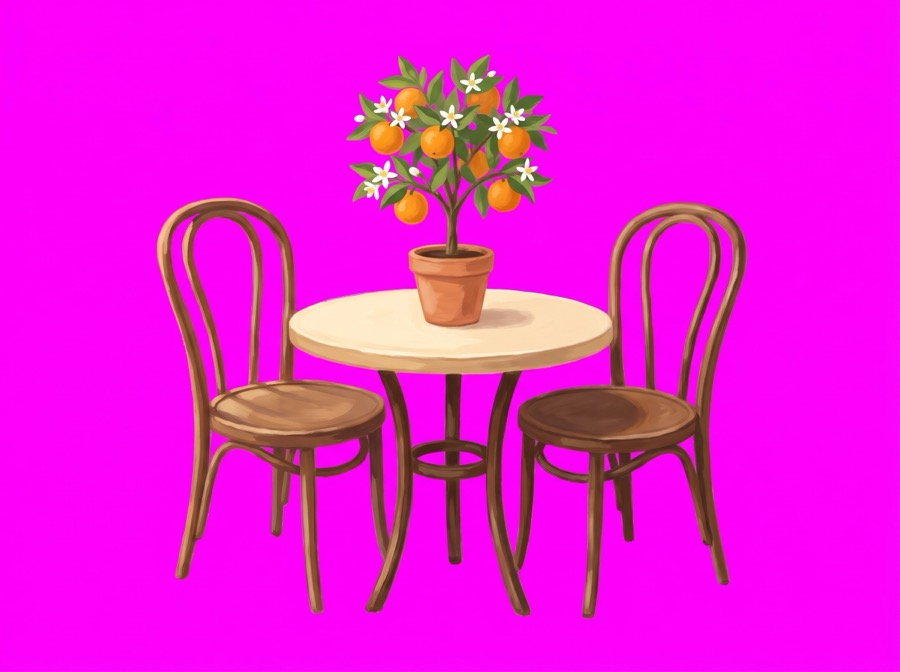
#> input picture scripts/art/style-anchor.png, 900 x 672 px
$ python key.py style-anchor.png style-anchor.png 5 1.0
#> lines starting #> are read from the running program, lines starting #| are printed output that depends on the picture; after the words box and inside, x2 and y2 are one past the last pixel; in counts of white or black regions, pixels touching at a corner belong together
"""Usage: key.py <in.png> <out.webp> <max_w>
Magenta (#FF00FF) chroma key -> transparent webp, trimmed, with spill removal."""
import sys, cv2, numpy as np
src, out, mw = sys.argv[1], sys.argv[2], int(sys.argv[3])
keep_top = float(sys.argv[4]) if len(sys.argv) > 4 else 1.0   # drop a floor band below this fraction
im = cv2.imread(src, cv2.IMREAD_COLOR).astype(np.float32)  # BGR
im = im[: round(im.shape[0] * keep_top)]
b, g, r = im[..., 0], im[..., 1], im[..., 2]
# Magentaness: how far R and B both rise above G, relative to brightness.
# Works on gradients and darker magenta bands, not just the corner colour.
h, w = g.shape
#> h = 672; w = 900
mx = np.maximum(np.maximum(r, b), 1)
m = (np.minimum(r, b) - g) / mx
a = 1 - np.clip((m - 0.28) / 0.5, 0, 1)
a = cv2.GaussianBlur(a, (3, 3), 0)
a[a < 0.05] = 0
#> a: shape (672, 900) float32; min 0, max 1, mean 0.197
sel = m > 0.85
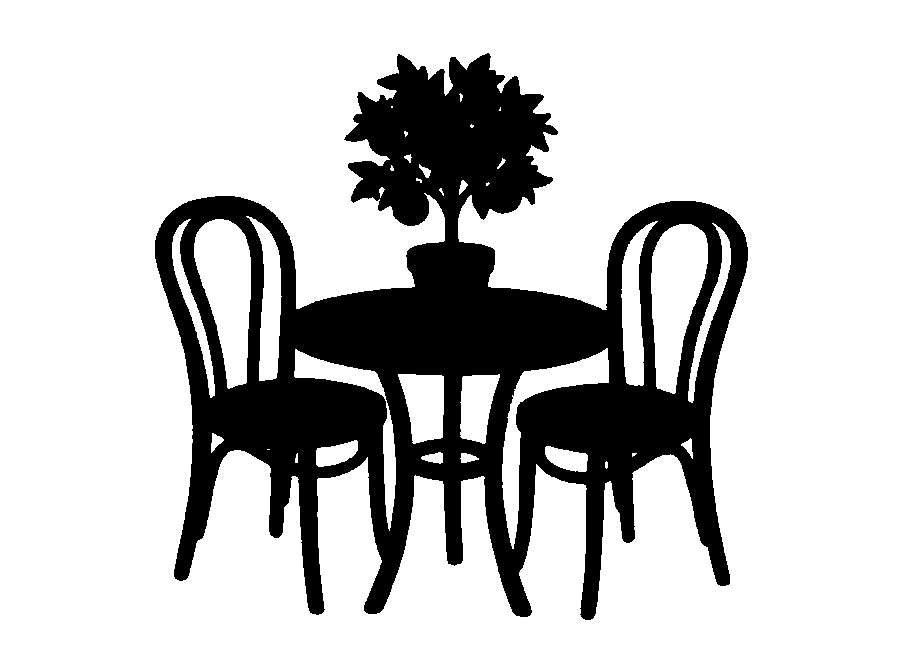
#> sel: shape (672, 900) bool; 77.9% white; 1 black region, box (x1, y1, x2, y2) and area: (155, 53, 748, 620) 133431
bg = np.median(im[sel], axis=0) if sel.any() else np.array([255, 0, 255], np.float32)
#> bg = [250, 1, 253]
# Unmix the background colour out of edge pixels.
safe = np.maximum(a, 1e-3)[..., None]
col = (im - (1 - a)[..., None] * bg) / safe
col = np.clip(col, 0, 255)
# Kill leftover magenta spill: cap R and B at G + a little where they both exceed it.
spill = np.minimum(col[..., 2], col[..., 0]) - col[..., 1]
fix = (spill > 25) & (a < 0.98)
#> fix: shape (672, 900) bool; 3.6% white; 1668 white regions (1402 under 20 px), largest, box (x1, y1, x2, y2) and area: (22, 58, 74, 96) 443, (508, 10, 548, 44) 355, (98, 70, 128, 88) 277
avg = (col[..., 2] + col[..., 0]) / 2
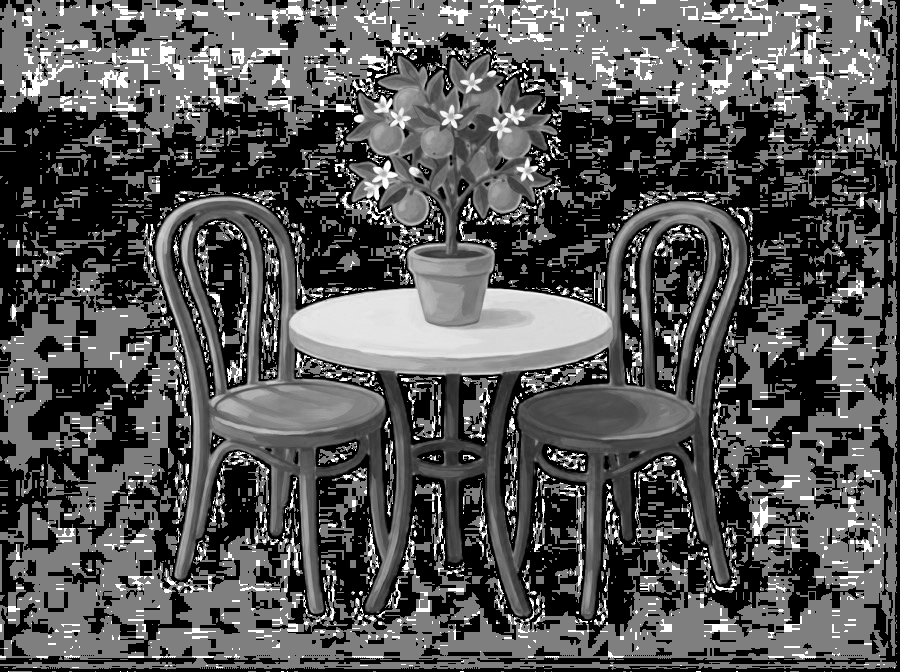
#> avg: shape (672, 900) float32; min 0, max 255, mean 85.3
col[..., 2][fix] = np.minimum(col[..., 2][fix], col[..., 1][fix] + 25)
col[..., 0][fix] = np.minimum(col[..., 0][fix], col[..., 1][fix] + 25)
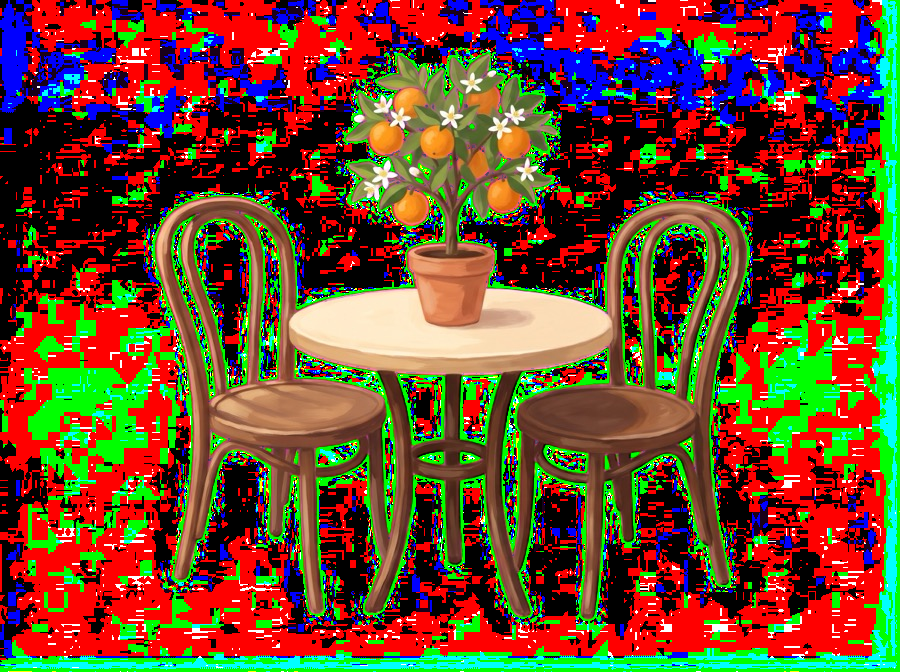
#> col: shape (672, 900, 3) float32; mean B, G, R 44.5, 72.3, 109.9
# Glass and thin edges carry the magenta through: anything still purple
# (B close to R, both well above G) becomes a pale neutral, half see-through.
cr, cg, cb = col[..., 2], col[..., 1], col[..., 0]
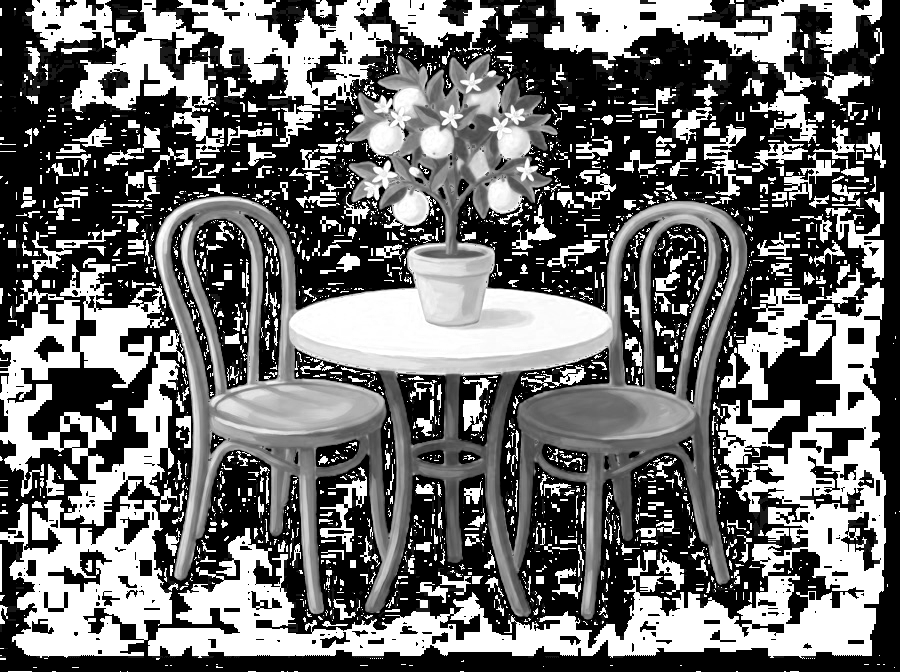
#> cr: shape (672, 900) float32; min 0, max 255, mean 109.7
purple = ((np.minimum(cr, cb) - cg) > 18) & (cb > cr * 0.82) & (a > 0)
#> purple: shape (672, 900) bool; 0.12% white in thin lines or dots, all inside (x1, y1, x2, y2) = (181, 72, 708, 556)
neutral = (cg + np.minimum(cr, cb)) / 2 + 20
for ch in range(3):
    col[..., ch][purple] = np.clip(neutral[purple], 0, 255)
#> col: shape (672, 900, 3) float32; 0.12% of pixels changed, all inside (x1, y1, x2, y2) = (181, 72, 708, 556)
a = np.where(purple, a * 0.55, a)
# Keep the subject, drop stray specks of floor or smudge.
n, lab, st, _ = cv2.connectedComponentsWithStats((a > 0.2).astype(np.uint8), connectivity=8)
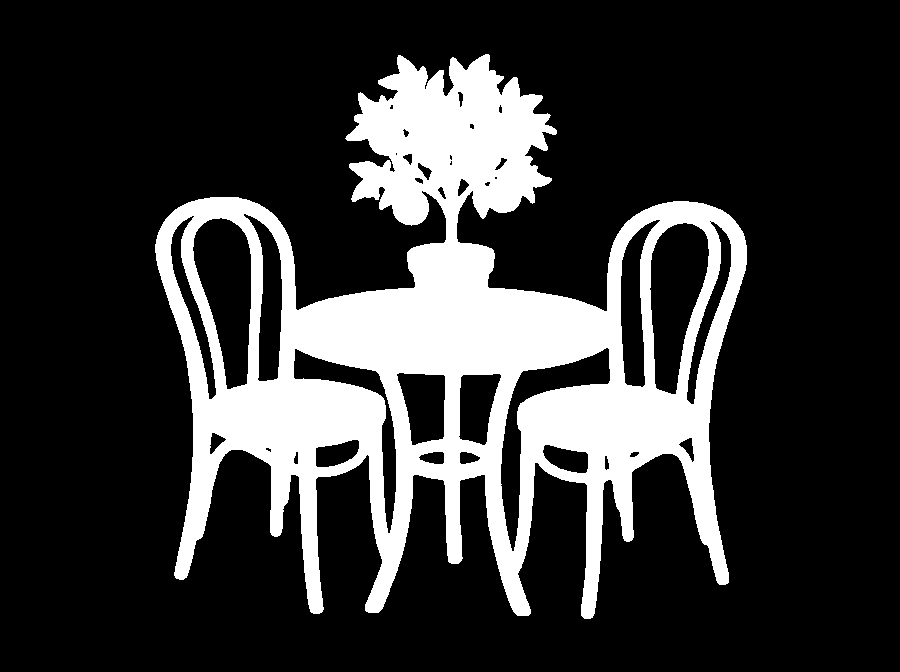
#> lab: shape (672, 900) int32; values 0 (black) and 1 (white), 21.1% white; 1 white region, box (x1, y1, x2, y2) and area: (155, 54, 747, 619) 127406
#> n = 2; st = [[0, 0, 900, 672, 477394], [155, 54, 592, 565, 127406]]
if n > 2:
    big = st[1:, 4].max()
    keep = np.isin(lab, [i for i in range(1, n) if st[i, 4] >= big * 0.12])
    a = np.where(keep | (cv2.dilate(keep.astype(np.uint8), np.ones((5, 5))) > 0), a, 0)
# Nothing survives outside the solid subject's box (faint smudges, mist).
ys0, xs0 = np.where(a > 0.6)
if len(ys0):
    m2 = round(0.02 * w)
#> m2 = 18
    box = np.zeros_like(a, bool)
    box[max(ys0.min() - m2, 0): ys0.max() + m2, max(xs0.min() - m2, 0): xs0.max() + m2] = True
    a = np.where(box, a, 0)
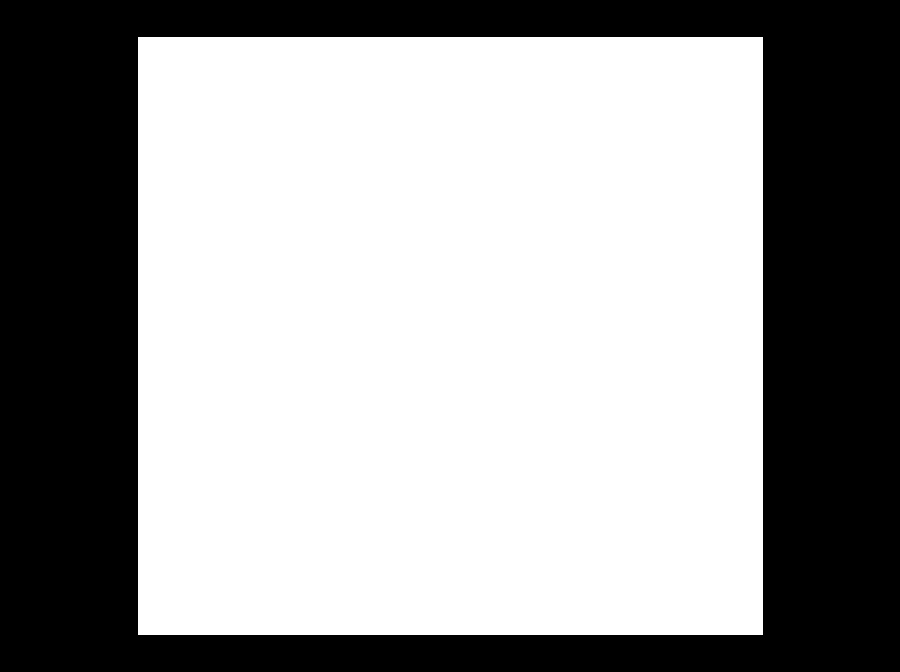
#> box: shape (672, 900) bool; 61.8% white; 1 black region, box (x1, y1, x2, y2) and area: (0, 0, 900, 672) 231050
rgba = np.dstack([col, a * 255]).astype(np.uint8)
ys, xs = np.where(a > 0.05)
pad = 8
y0, y1, x0, x1 = max(ys.min() - pad, 0), min(ys.max() + pad, h), max(xs.min() - pad, 0), min(xs.max() + pad, w)
#> y0 = 45; y1 = 627; x0 = 147; x1 = 755
rgba = rgba[y0:y1, x0:x1]
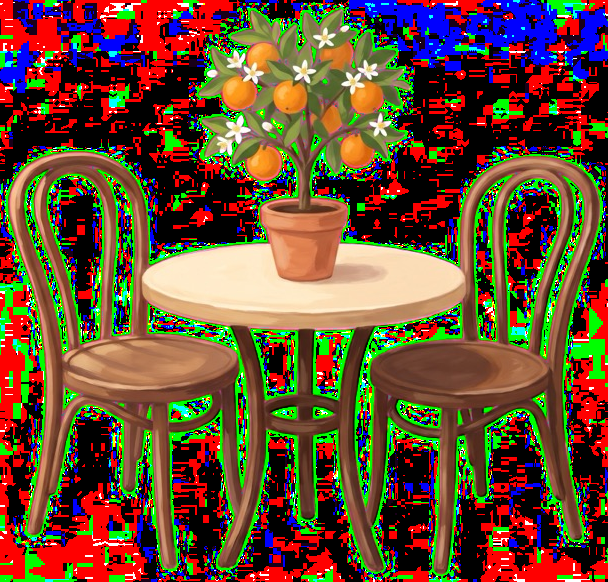
#> rgba: shape (582, 608, 4); mean B, G, R, A 49.4, 76.6, 103.4, 85.8
if rgba.shape[1] > mw:
    s = mw / rgba.shape[1]
#> s = 0.00822
    rgba = cv2.resize(rgba, (mw, round(rgba.shape[0] * s)), interpolation=cv2.INTER_AREA)
cv2.imwrite(out, rgba, [cv2.IMWRITE_WEBP_QUALITY, 86])
print(out, rgba.shape[1], rgba.shape[0])
#| style-anchor.png 5 5
